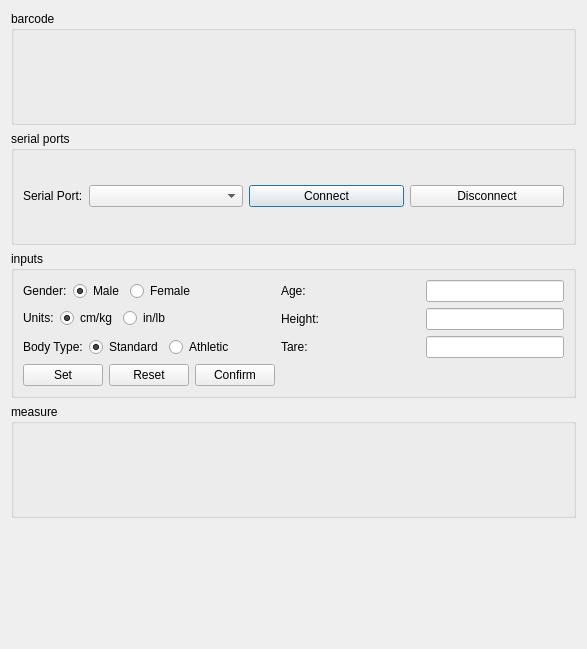
<?xml version="1.0" encoding="UTF-8"?>
<ui version="4.0">
 <class>BodyCompositionDialog</class>
 <widget class="QDialog" name="BodyCompositionDialog">
  <property name="geometry">
   <rect>
    <x>0</x>
    <y>0</y>
    <width>587</width>
    <height>649</height>
   </rect>
  </property>
  <property name="windowTitle">
   <string>Body Composition Measurement</string>
  </property>
  <layout class="QVBoxLayout" name="verticalLayout_2">
   <item>
    <widget class="QGroupBox" name="idGroupBox">
     <property name="sizePolicy">
      <sizepolicy hsizetype="Preferred" vsizetype="Preferred">
       <horstretch>0</horstretch>
       <verstretch>0</verstretch>
      </sizepolicy>
     </property>
     <property name="title">
      <string>barcode</string>
     </property>
     <layout class="QHBoxLayout" name="horizontalLayout">
      <item>
       <widget class="BarcodeWidget" name="barcodeWidget" native="true"/>
      </item>
     </layout>
    </widget>
   </item>
   <item>
    <widget class="QGroupBox" name="serialPortGroupBox">
     <property name="title">
      <string>serial ports</string>
     </property>
     <layout class="QVBoxLayout" name="verticalLayout" stretch="0">
      <item>
       <layout class="QHBoxLayout" name="horizontalLayout_3">
        <item>
         <widget class="QLabel" name="serialPortLabel">
          <property name="sizePolicy">
           <sizepolicy hsizetype="Fixed" vsizetype="Preferred">
            <horstretch>0</horstretch>
            <verstretch>0</verstretch>
           </sizepolicy>
          </property>
          <property name="text">
           <string>Serial Port:</string>
          </property>
         </widget>
        </item>
        <item>
         <widget class="QComboBox" name="deviceComboBox"/>
        </item>
        <item>
         <widget class="QPushButton" name="connectButton">
          <property name="text">
           <string>Connect</string>
          </property>
         </widget>
        </item>
        <item>
         <widget class="QPushButton" name="disconnectButton">
          <property name="text">
           <string>Disconnect</string>
          </property>
         </widget>
        </item>
       </layout>
      </item>
     </layout>
    </widget>
   </item>
   <item>
    <widget class="QGroupBox" name="inputsGroupBox">
     <property name="sizePolicy">
      <sizepolicy hsizetype="Preferred" vsizetype="Maximum">
       <horstretch>0</horstretch>
       <verstretch>0</verstretch>
      </sizepolicy>
     </property>
     <property name="title">
      <string>inputs</string>
     </property>
     <layout class="QFormLayout" name="formLayout">
      <item row="0" column="0">
       <layout class="QHBoxLayout" name="horizontalLayout_2">
        <item>
         <widget class="QLabel" name="label_5">
          <property name="text">
           <string>Gender:</string>
          </property>
         </widget>
        </item>
        <item>
         <widget class="QRadioButton" name="maleRadio">
          <property name="sizePolicy">
           <sizepolicy hsizetype="Preferred" vsizetype="Preferred">
            <horstretch>0</horstretch>
            <verstretch>0</verstretch>
           </sizepolicy>
          </property>
          <property name="text">
           <string>Male</string>
          </property>
          <property name="checked">
           <bool>true</bool>
          </property>
          <property name="autoExclusive">
           <bool>false</bool>
          </property>
          <attribute name="buttonGroup">
           <string notr="true">genderGroup</string>
          </attribute>
         </widget>
        </item>
        <item>
         <widget class="QRadioButton" name="femaleRadio">
          <property name="sizePolicy">
           <sizepolicy hsizetype="Preferred" vsizetype="Preferred">
            <horstretch>0</horstretch>
            <verstretch>0</verstretch>
           </sizepolicy>
          </property>
          <property name="text">
           <string>Female</string>
          </property>
          <property name="autoExclusive">
           <bool>false</bool>
          </property>
          <attribute name="buttonGroup">
           <string notr="true">genderGroup</string>
          </attribute>
         </widget>
        </item>
       </layout>
      </item>
      <item row="0" column="1">
       <layout class="QHBoxLayout" name="horizontalLayout_4">
        <item>
         <widget class="QLabel" name="label">
          <property name="text">
           <string>Age:</string>
          </property>
         </widget>
        </item>
        <item>
         <widget class="QLineEdit" name="ageLineEdit">
          <property name="sizePolicy">
           <sizepolicy hsizetype="Minimum" vsizetype="Preferred">
            <horstretch>0</horstretch>
            <verstretch>0</verstretch>
           </sizepolicy>
          </property>
          <property name="inputMask">
           <string/>
          </property>
          <property name="clearButtonEnabled">
           <bool>true</bool>
          </property>
         </widget>
        </item>
       </layout>
      </item>
      <item row="1" column="0">
       <layout class="QHBoxLayout" name="horizontalLayout_8">
        <item>
         <widget class="QLabel" name="label_6">
          <property name="text">
           <string>Units:</string>
          </property>
         </widget>
        </item>
        <item>
         <widget class="QRadioButton" name="metricRadio">
          <property name="text">
           <string>cm/kg</string>
          </property>
          <property name="checked">
           <bool>true</bool>
          </property>
          <property name="autoExclusive">
           <bool>false</bool>
          </property>
          <attribute name="buttonGroup">
           <string notr="true">unitsGroup</string>
          </attribute>
         </widget>
        </item>
        <item>
         <widget class="QRadioButton" name="imperialRadio">
          <property name="text">
           <string>in/lb</string>
          </property>
          <property name="autoExclusive">
           <bool>false</bool>
          </property>
          <attribute name="buttonGroup">
           <string notr="true">unitsGroup</string>
          </attribute>
         </widget>
        </item>
       </layout>
      </item>
      <item row="1" column="1">
       <layout class="QHBoxLayout" name="horizontalLayout_7">
        <item>
         <widget class="QLabel" name="label_3">
          <property name="text">
           <string>Height:</string>
          </property>
         </widget>
        </item>
        <item>
         <widget class="QLineEdit" name="heightLineEdit">
          <property name="sizePolicy">
           <sizepolicy hsizetype="Minimum" vsizetype="Preferred">
            <horstretch>0</horstretch>
            <verstretch>0</verstretch>
           </sizepolicy>
          </property>
          <property name="inputMask">
           <string/>
          </property>
          <property name="text">
           <string/>
          </property>
          <property name="clearButtonEnabled">
           <bool>true</bool>
          </property>
         </widget>
        </item>
       </layout>
      </item>
      <item row="2" column="1">
       <layout class="QHBoxLayout" name="horizontalLayout_6">
        <item>
         <widget class="QLabel" name="label_2">
          <property name="text">
           <string>Tare:</string>
          </property>
         </widget>
        </item>
        <item>
         <widget class="QLineEdit" name="tareWeightLineEdit">
          <property name="sizePolicy">
           <sizepolicy hsizetype="Minimum" vsizetype="Preferred">
            <horstretch>0</horstretch>
            <verstretch>0</verstretch>
           </sizepolicy>
          </property>
          <property name="inputMask">
           <string/>
          </property>
          <property name="text">
           <string/>
          </property>
          <property name="maxLength">
           <number>32767</number>
          </property>
          <property name="clearButtonEnabled">
           <bool>true</bool>
          </property>
         </widget>
        </item>
       </layout>
      </item>
      <item row="2" column="0">
       <layout class="QHBoxLayout" name="horizontalLayout_5">
        <item>
         <widget class="QLabel" name="label_4">
          <property name="text">
           <string>Body Type:</string>
          </property>
         </widget>
        </item>
        <item>
         <widget class="QRadioButton" name="standardRadio">
          <property name="sizePolicy">
           <sizepolicy hsizetype="Preferred" vsizetype="Preferred">
            <horstretch>0</horstretch>
            <verstretch>0</verstretch>
           </sizepolicy>
          </property>
          <property name="text">
           <string>Standard</string>
          </property>
          <property name="checked">
           <bool>true</bool>
          </property>
          <property name="autoExclusive">
           <bool>false</bool>
          </property>
          <attribute name="buttonGroup">
           <string notr="true">bodyTypeGroup</string>
          </attribute>
         </widget>
        </item>
        <item>
         <widget class="QRadioButton" name="athleticRadio">
          <property name="sizePolicy">
           <sizepolicy hsizetype="Preferred" vsizetype="Preferred">
            <horstretch>0</horstretch>
            <verstretch>0</verstretch>
           </sizepolicy>
          </property>
          <property name="text">
           <string>Athletic</string>
          </property>
          <property name="autoExclusive">
           <bool>false</bool>
          </property>
          <attribute name="buttonGroup">
           <string notr="true">bodyTypeGroup</string>
          </attribute>
         </widget>
        </item>
       </layout>
      </item>
      <item row="3" column="0">
       <layout class="QHBoxLayout" name="horizontalLayout_9">
        <item>
         <widget class="QPushButton" name="setButton">
          <property name="text">
           <string>Set</string>
          </property>
         </widget>
        </item>
        <item>
         <widget class="QPushButton" name="resetButton">
          <property name="text">
           <string>Reset</string>
          </property>
         </widget>
        </item>
        <item>
         <widget class="QPushButton" name="confirmButton">
          <property name="text">
           <string>Confirm</string>
          </property>
         </widget>
        </item>
       </layout>
      </item>
     </layout>
    </widget>
   </item>
   <item>
    <widget class="QGroupBox" name="measureGroupBox">
     <property name="sizePolicy">
      <sizepolicy hsizetype="Preferred" vsizetype="Preferred">
       <horstretch>0</horstretch>
       <verstretch>0</verstretch>
      </sizepolicy>
     </property>
     <property name="title">
      <string>measure</string>
     </property>
     <layout class="QVBoxLayout" name="verticalLayout_3">
      <item>
       <widget class="MeasureWidget" name="measureWidget" native="true"/>
      </item>
     </layout>
    </widget>
   </item>
   <item>
    <widget class="QStatusBar" name="statusBar">
     <property name="sizeGripEnabled">
      <bool>false</bool>
     </property>
    </widget>
   </item>
  </layout>
 </widget>
 <customwidgets>
  <customwidget>
   <class>BarcodeWidget</class>
   <extends>QWidget</extends>
   <header>widgets/BarcodeWidget.h</header>
   <container>1</container>
  </customwidget>
  <customwidget>
   <class>MeasureWidget</class>
   <extends>QWidget</extends>
   <header>widgets/MeasureWidget.h</header>
   <container>1</container>
  </customwidget>
 </customwidgets>
 <includes>
  <include location="local">widgets/BarcodeWidget.h</include>
  <include location="local">widgets/MeasureWidget.h</include>
 </includes>
 <resources/>
 <connections/>
 <buttongroups>
  <buttongroup name="genderGroup"/>
  <buttongroup name="unitsGroup"/>
  <buttongroup name="bodyTypeGroup"/>
 </buttongroups>
</ui>
